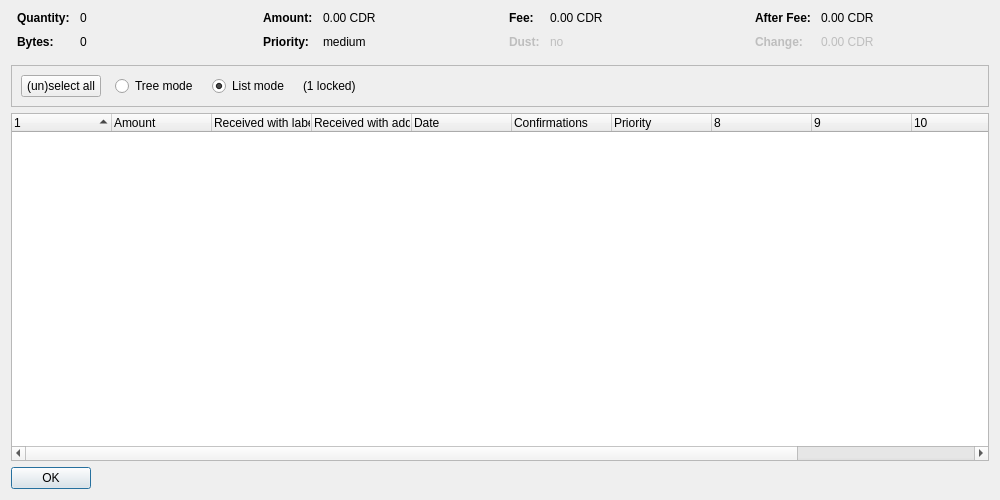
<?xml version="1.0" encoding="UTF-8"?>
<ui version="4.0">
 <class>CoinControlDialog</class>
 <widget class="QDialog" name="CoinControlDialog">
  <property name="geometry">
   <rect>
    <x>0</x>
    <y>0</y>
    <width>1000</width>
    <height>500</height>
   </rect>
  </property>
  <property name="windowTitle">
   <string>Coin Selection</string>
  </property>
  <layout class="QVBoxLayout" name="verticalLayout">
   <item>
    <layout class="QHBoxLayout" name="horizontalLayoutTop" stretch="0,0,0,0">
     <property name="topMargin">
      <number>0</number>
     </property>
     <property name="bottomMargin">
      <number>10</number>
     </property>
     <item>
      <layout class="QFormLayout" name="formLayoutCoinControl1">
       <property name="horizontalSpacing">
        <number>10</number>
       </property>
       <property name="verticalSpacing">
        <number>10</number>
       </property>
       <property name="leftMargin">
        <number>6</number>
       </property>
       <property name="rightMargin">
        <number>6</number>
       </property>
       <item row="0" column="0">
        <widget class="QLabel" name="labelCoinControlQuantityText">
         <property name="font">
          <font>
           <weight>75</weight>
           <bold>true</bold>
          </font>
         </property>
         <property name="text">
          <string>Quantity:</string>
         </property>
        </widget>
       </item>
       <item row="0" column="1">
        <widget class="QLabel" name="labelCoinControlQuantity">
         <property name="cursor">
          <cursorShape>IBeamCursor</cursorShape>
         </property>
         <property name="contextMenuPolicy">
          <enum>Qt::ActionsContextMenu</enum>
         </property>
         <property name="text">
          <string notr="true">0</string>
         </property>
         <property name="textInteractionFlags">
          <set>Qt::LinksAccessibleByMouse|Qt::TextSelectableByKeyboard|Qt::TextSelectableByMouse</set>
         </property>
        </widget>
       </item>
       <item row="1" column="0">
        <widget class="QLabel" name="labelCoinControlBytesText">
         <property name="font">
          <font>
           <weight>75</weight>
           <bold>true</bold>
          </font>
         </property>
         <property name="text">
          <string>Bytes:</string>
         </property>
        </widget>
       </item>
       <item row="1" column="1">
        <widget class="QLabel" name="labelCoinControlBytes">
         <property name="cursor">
          <cursorShape>IBeamCursor</cursorShape>
         </property>
         <property name="contextMenuPolicy">
          <enum>Qt::ActionsContextMenu</enum>
         </property>
         <property name="text">
          <string notr="true">0</string>
         </property>
         <property name="textInteractionFlags">
          <set>Qt::LinksAccessibleByMouse|Qt::TextSelectableByKeyboard|Qt::TextSelectableByMouse</set>
         </property>
        </widget>
       </item>
      </layout>
     </item>
     <item>
      <layout class="QFormLayout" name="formLayoutCoinControl2">
       <property name="horizontalSpacing">
        <number>10</number>
       </property>
       <property name="verticalSpacing">
        <number>10</number>
       </property>
       <property name="leftMargin">
        <number>6</number>
       </property>
       <property name="rightMargin">
        <number>6</number>
       </property>
       <item row="0" column="0">
        <widget class="QLabel" name="labelCoinControlAmountText">
         <property name="font">
          <font>
           <weight>75</weight>
           <bold>true</bold>
          </font>
         </property>
         <property name="text">
          <string>Amount:</string>
         </property>
        </widget>
       </item>
       <item row="0" column="1">
        <widget class="QLabel" name="labelCoinControlAmount">
         <property name="cursor">
          <cursorShape>IBeamCursor</cursorShape>
         </property>
         <property name="contextMenuPolicy">
          <enum>Qt::ActionsContextMenu</enum>
         </property>
         <property name="text">
          <string notr="true">0.00 CDR</string>
         </property>
         <property name="textInteractionFlags">
          <set>Qt::LinksAccessibleByMouse|Qt::TextSelectableByKeyboard|Qt::TextSelectableByMouse</set>
         </property>
        </widget>
       </item>
       <item row="1" column="0">
        <widget class="QLabel" name="labelCoinControlPriorityText">
         <property name="font">
          <font>
           <weight>75</weight>
           <bold>true</bold>
          </font>
         </property>
         <property name="text">
          <string>Priority:</string>
         </property>
        </widget>
       </item>
       <item row="1" column="1">
        <widget class="QLabel" name="labelCoinControlPriority">
         <property name="cursor">
          <cursorShape>IBeamCursor</cursorShape>
         </property>
         <property name="contextMenuPolicy">
          <enum>Qt::ActionsContextMenu</enum>
         </property>
         <property name="text">
          <string notr="true">medium</string>
         </property>
         <property name="textInteractionFlags">
          <set>Qt::LinksAccessibleByMouse|Qt::TextSelectableByKeyboard|Qt::TextSelectableByMouse</set>
         </property>
        </widget>
       </item>
      </layout>
     </item>
     <item>
      <layout class="QFormLayout" name="formLayoutCoinControl3">
       <property name="horizontalSpacing">
        <number>10</number>
       </property>
       <property name="verticalSpacing">
        <number>10</number>
       </property>
       <property name="leftMargin">
        <number>6</number>
       </property>
       <property name="rightMargin">
        <number>6</number>
       </property>
       <item row="0" column="0">
        <widget class="QLabel" name="labelCoinControlFeeText">
         <property name="font">
          <font>
           <weight>75</weight>
           <bold>true</bold>
          </font>
         </property>
         <property name="text">
          <string>Fee:</string>
         </property>
        </widget>
       </item>
       <item row="0" column="1">
        <widget class="QLabel" name="labelCoinControlFee">
         <property name="cursor">
          <cursorShape>IBeamCursor</cursorShape>
         </property>
         <property name="contextMenuPolicy">
          <enum>Qt::ActionsContextMenu</enum>
         </property>
         <property name="text">
          <string notr="true">0.00 CDR</string>
         </property>
         <property name="textInteractionFlags">
          <set>Qt::LinksAccessibleByMouse|Qt::TextSelectableByKeyboard|Qt::TextSelectableByMouse</set>
         </property>
        </widget>
       </item>
       <item row="1" column="0">
        <widget class="QLabel" name="labelCoinControlLowOutputText">
         <property name="enabled">
          <bool>false</bool>
         </property>
         <property name="font">
          <font>
           <weight>75</weight>
           <bold>true</bold>
          </font>
         </property>
         <property name="text">
          <string>Dust:</string>
         </property>
        </widget>
       </item>
       <item row="1" column="1">
        <widget class="QLabel" name="labelCoinControlLowOutput">
         <property name="enabled">
          <bool>false</bool>
         </property>
         <property name="cursor">
          <cursorShape>IBeamCursor</cursorShape>
         </property>
         <property name="contextMenuPolicy">
          <enum>Qt::ActionsContextMenu</enum>
         </property>
         <property name="text">
          <string notr="true">no</string>
         </property>
         <property name="textInteractionFlags">
          <set>Qt::LinksAccessibleByMouse|Qt::TextSelectableByKeyboard|Qt::TextSelectableByMouse</set>
         </property>
        </widget>
       </item>
      </layout>
     </item>
     <item>
      <layout class="QFormLayout" name="formLayoutCoinControl4">
       <property name="horizontalSpacing">
        <number>10</number>
       </property>
       <property name="verticalSpacing">
        <number>10</number>
       </property>
       <property name="leftMargin">
        <number>6</number>
       </property>
       <property name="rightMargin">
        <number>6</number>
       </property>
       <item row="0" column="0">
        <widget class="QLabel" name="labelCoinControlAfterFeeText">
         <property name="font">
          <font>
           <weight>75</weight>
           <bold>true</bold>
          </font>
         </property>
         <property name="text">
          <string>After Fee:</string>
         </property>
        </widget>
       </item>
       <item row="0" column="1">
        <widget class="QLabel" name="labelCoinControlAfterFee">
         <property name="cursor">
          <cursorShape>IBeamCursor</cursorShape>
         </property>
         <property name="contextMenuPolicy">
          <enum>Qt::ActionsContextMenu</enum>
         </property>
         <property name="text">
          <string notr="true">0.00 CDR</string>
         </property>
         <property name="textInteractionFlags">
          <set>Qt::LinksAccessibleByMouse|Qt::TextSelectableByKeyboard|Qt::TextSelectableByMouse</set>
         </property>
        </widget>
       </item>
       <item row="1" column="0">
        <widget class="QLabel" name="labelCoinControlChangeText">
         <property name="enabled">
          <bool>false</bool>
         </property>
         <property name="font">
          <font>
           <weight>75</weight>
           <bold>true</bold>
          </font>
         </property>
         <property name="text">
          <string>Change:</string>
         </property>
        </widget>
       </item>
       <item row="1" column="1">
        <widget class="QLabel" name="labelCoinControlChange">
         <property name="enabled">
          <bool>false</bool>
         </property>
         <property name="cursor">
          <cursorShape>IBeamCursor</cursorShape>
         </property>
         <property name="contextMenuPolicy">
          <enum>Qt::ActionsContextMenu</enum>
         </property>
         <property name="text">
          <string notr="true">0.00 CDR</string>
         </property>
         <property name="textInteractionFlags">
          <set>Qt::LinksAccessibleByMouse|Qt::TextSelectableByKeyboard|Qt::TextSelectableByMouse</set>
         </property>
        </widget>
       </item>
      </layout>
     </item>
    </layout>
   </item>
   <item>
    <widget class="QFrame" name="frame">
     <property name="minimumSize">
      <size>
       <width>0</width>
       <height>40</height>
      </size>
     </property>
     <property name="frameShape">
      <enum>QFrame::StyledPanel</enum>
     </property>
     <property name="frameShadow">
      <enum>QFrame::Sunken</enum>
     </property>
     <layout class="QHBoxLayout" name="horizontalLayout">
      <item>
       <layout class="QHBoxLayout" name="horizontalLayoutPanel" stretch="0,0,0,0,0">
        <property name="spacing">
         <number>14</number>
        </property>
        <item>
         <widget class="QPushButton" name="pushButtonSelectAll">
          <property name="sizePolicy">
           <sizepolicy hsizetype="Maximum" vsizetype="Fixed">
            <horstretch>0</horstretch>
            <verstretch>0</verstretch>
           </sizepolicy>
          </property>
          <property name="text">
           <string>(un)select all</string>
          </property>
          <property name="autoDefault">
           <bool>false</bool>
          </property>
         </widget>
        </item>
        <item>
         <widget class="QRadioButton" name="radioTreeMode">
          <property name="sizePolicy">
           <sizepolicy hsizetype="Maximum" vsizetype="Fixed">
            <horstretch>0</horstretch>
            <verstretch>0</verstretch>
           </sizepolicy>
          </property>
          <property name="text">
           <string>Tree mode</string>
          </property>
         </widget>
        </item>
        <item>
         <widget class="QRadioButton" name="radioListMode">
          <property name="sizePolicy">
           <sizepolicy hsizetype="Maximum" vsizetype="Fixed">
            <horstretch>0</horstretch>
            <verstretch>0</verstretch>
           </sizepolicy>
          </property>
          <property name="text">
           <string>List mode</string>
          </property>
          <property name="checked">
           <bool>true</bool>
          </property>
         </widget>
        </item>
        <item>
         <widget class="QLabel" name="labelLocked">
          <property name="text">
           <string notr="true">(1 locked)</string>
          </property>
         </widget>
        </item>
        <item>
         <spacer name="horizontalSpacer">
          <property name="orientation">
           <enum>Qt::Horizontal</enum>
          </property>
          <property name="sizeHint" stdset="0">
           <size>
            <width>40</width>
            <height>20</height>
           </size>
          </property>
         </spacer>
        </item>
       </layout>
      </item>
     </layout>
    </widget>
   </item>
   <item>
    <widget class="CoinControlTreeWidget" name="treeWidget">
     <property name="contextMenuPolicy">
      <enum>Qt::CustomContextMenu</enum>
     </property>
     <property name="sortingEnabled">
      <bool>false</bool>
     </property>
     <property name="columnCount">
      <number>12</number>
     </property>
     <attribute name="headerShowSortIndicator" stdset="0">
      <bool>true</bool>
     </attribute>
     <attribute name="headerStretchLastSection">
      <bool>false</bool>
     </attribute>
     <column>
      <property name="text">
       <string/>
      </property>
     </column>
     <column>
      <property name="text">
       <string>Amount</string>
      </property>
     </column>
     <column>
      <property name="text">
       <string>Received with label</string>
      </property>
     </column>
     <column>
      <property name="text">
       <string>Received with address</string>
      </property>
     </column>
     <column>
      <property name="text">
       <string>Date</string>
      </property>
     </column>
     <column>
      <property name="text">
       <string>Confirmations</string>
      </property>
      <property name="toolTip">
       <string>Confirmed</string>
      </property>
     </column>
     <column>
      <property name="text">
       <string>Priority</string>
      </property>
     </column>
     <column>
      <property name="text">
       <string/>
      </property>
     </column>
     <column>
      <property name="text">
       <string/>
      </property>
     </column>
     <column>
      <property name="text">
       <string/>
      </property>
     </column>
     <column>
      <property name="text">
       <string/>
      </property>
     </column>
     <column>
      <property name="text">
       <string/>
      </property>
     </column>
    </widget>
   </item>
   <item>
    <widget class="QDialogButtonBox" name="buttonBox">
     <property name="sizePolicy">
      <sizepolicy hsizetype="Maximum" vsizetype="Fixed">
       <horstretch>0</horstretch>
       <verstretch>0</verstretch>
      </sizepolicy>
     </property>
     <property name="orientation">
      <enum>Qt::Horizontal</enum>
     </property>
     <property name="standardButtons">
      <set>QDialogButtonBox::Ok</set>
     </property>
    </widget>
   </item>
  </layout>
 </widget>
 <customwidgets>
  <customwidget>
   <class>CoinControlTreeWidget</class>
   <extends>QTreeWidget</extends>
   <header>coincontroltreewidget.h</header>
  </customwidget>
 </customwidgets>
 <resources/>
 <connections/>
</ui>
